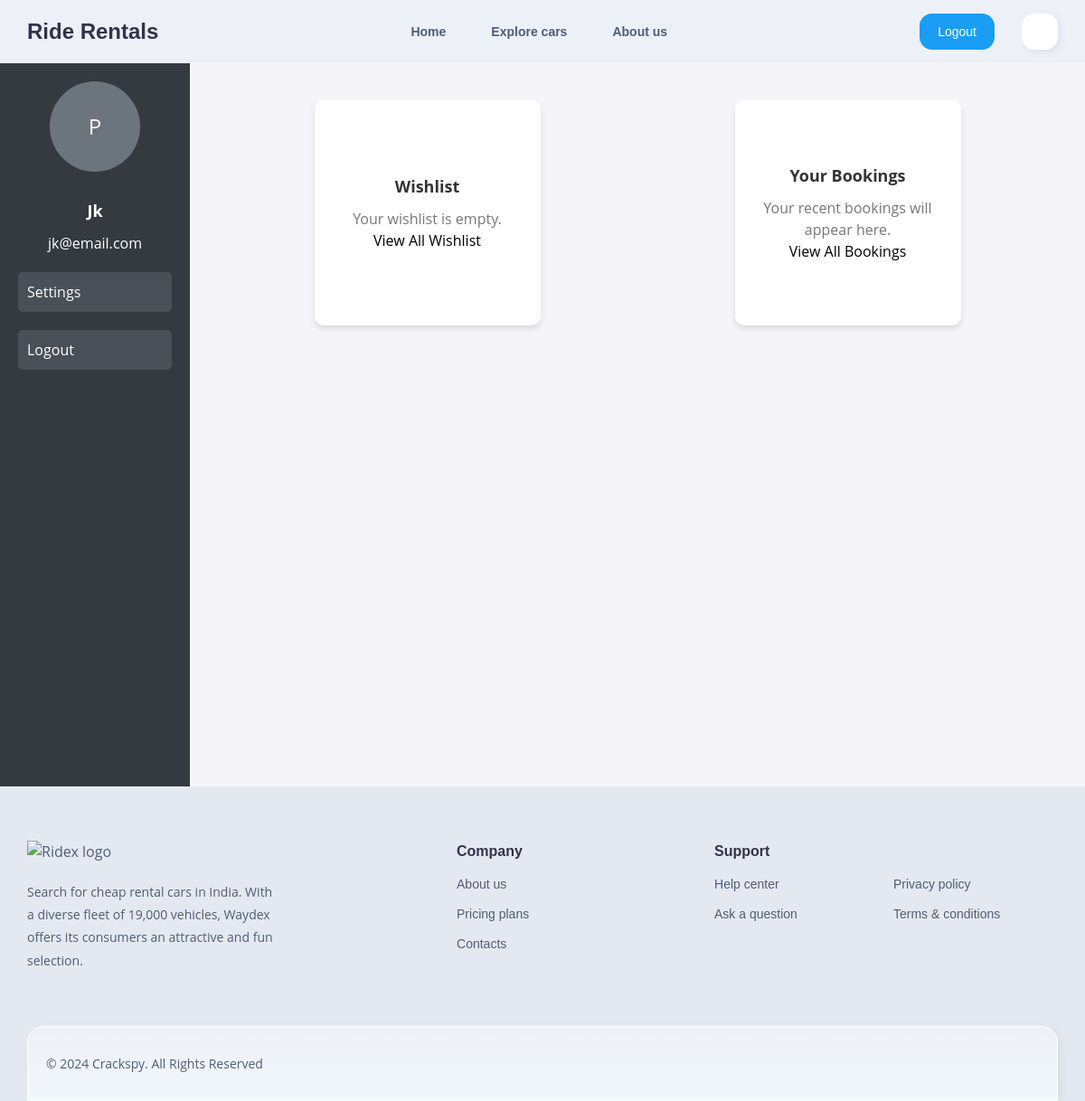
The app's page /profile/ (signed in), older data.
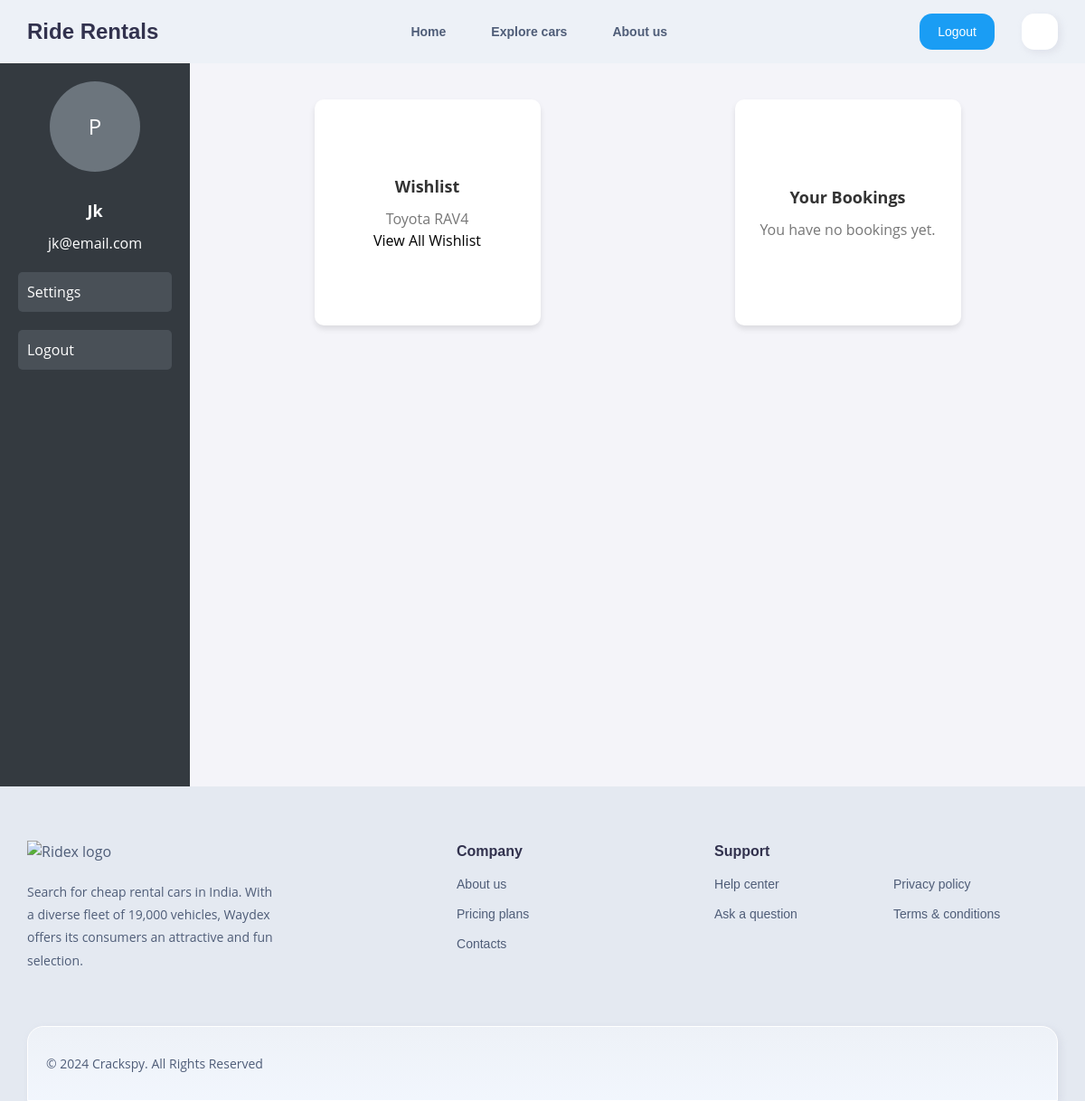
The same page, newer data.
### mainapp/models.py (models this page shows, shortened)
class Wishlist(models.Model):
    user = models.ForeignKey(User, on_delete=models.CASCADE)  # ForeignKey to User
    car = models.ForeignKey(Car_info, on_delete=models.CASCADE)  # ForeignKey to Car_info
    added_on = models.DateTimeField(auto_now_add=True)  # Timestamp when added to wishlist
    class Meta:
        unique_together = ('user', 'car')  # Ensures a user cannot add the same car twice

class Car_info(models.Model):
    img = models.ImageField(upload_to="car_pics")
    name = models.CharField(max_length=50)
    year = models.IntegerField(default=2024)
    capacity = models.IntegerField(null=False)
    mileage = models.FloatField(null=False)
    engine = models.CharField(max_length=20)
    gear = models.CharField(max_length=20)
    available = models.BooleanField(default=True)
    price = models.FloatField(default=0.0)
    slug = models.SlugField(max_length=100, unique=True, blank=True)  # Adjust length as needed

### mainapp/views.py (the view)
# urls.py: path('profile/', views.profile_dashboard, name='profile'),
@login_required
def profile_dashboard(request):
    user = request.user
    bookings = Booking.objects.filter(cus_username=user)  # Fetch bookings associated with the user
    wishlist_items = Wishlist.objects.filter(user=user)  # Fetch wishlist items
    return render(request, 'mainapp/profile.html', {
        'user': user,
        'bookings': bookings,
        'wishlist_item': wishlist_items.first(),  # Assuming only one item is shown as an example
        'all_wishlist_items': wishlist_items,
    })

### templates/mainapp/profile.html (shortened to what this page needs)
{% extends 'mainapp/base.html' %}
{% load static %}
{% block content %}
  <div class="dashboard-container">
    <div class="sidebar">
      <div class="profile-icon">P</div>
      <h5 class="usrname m-b-10 fz-18">{{ user.username| title }}</h5>
      <p class="email m-b-10">{{ user.email }}</p>
      <button>Settings</button>
      <button>Logout</button>
    </div>
    <div class="content">
      <div class="card">
        <h5>Wishlist</h5>
        {% if wishlist_item %}
          <p>{{ wishlist_item.car.name }}</p>
        {% else %}
          <p>Your wishlist is empty.</p>
        {% endif %}
        <button onclick="openWishlistPopup()">View All Wishlist</button>
      </div>
      <div class="card">
        <h5>Your Bookings</h5>
        {% if bookings %}
          <p>Your recent bookings will appear here.</p>
          <button onclick="openBookingPopup()">View All Bookings</button>
        {% else %}
          <p>You have no bookings yet.</p>
        {% endif %}
      </div>
    </div>
  </div>
{% endblock %}

### templates/mainapp/base.html (shortened to what this page needs)
{% load static %}
<!DOCTYPE html>
<html lang="en">
<head>
    <link rel="stylesheet" href="{% static 'mainapp/css/base-style.css' %}">
      <link rel="stylesheet" href="{% static 'mainapp/css/fonts.css' %}">
</head>
<body>
  <header class="header" data-header>
    <div class="header-container">
      <a href="#" class="logo">
        <span
        style="
            text-decoration: none;
            color: var(--space-cadet);
            font-family: var(--ff-nunito);
            font-size: var(--fs-3);
            font-weight: bold;">
            Ride Rentals</span>
      </a>
      <nav class="navbar" data-navbar>
        <ul class="navbar-list">
          <li>
            <a href="{% url 'home' %}" class="navbar-link" data-nav-link>Home</a>
          </li>
          {% if user.is_authenticated %}
              <li>
                <a href="{% url 'explore_cars' %}" class="navbar-link" data-nav-link>Explore cars</a>
              </li>
          {% else %}
              <li>
                <a href="{% url 'home' %}/#featured-car" class="navbar-link" data-nav-link>Explore cars</a>
              </li>
          {% endif %}
          <li>
            <a href="#" class="navbar-link" data-nav-link>About us</a>
          </li>
        </ul>
      </nav>
      <div class="header-actions">
        {% if user.is_authenticated %}
          <a href="{% url 'logout' %}" class="head-btn" aria-labelledby="aria-label-txt">
            <span id="aria-label-txt">Logout</span>
          </a>
          <a href="{% url 'profile' %}" class="head-btn user-btn" aria-label="Profile">
          </a>
        {% else %}
          <a href="{% url 'auth' %}" class="head-btn" aria-labelledby="aria-label-txt">
            <ion-icon name="car-outline"></ion-icon>
            <span id="aria-label-txt">Login</span>
          </a>
        {% endif %}
      </div>
    </div>
  </header>
  {% block content %} {% endblock %}
  <footer class="footer">
    <div class="footer-container">
      <div class="footer-top">
        <div class="footer-brand">
          <a href="#" class="logo">
            <img src="{% static 'mainapp/images/home/logo.svg' %}" alt="Ridex logo">
          </a>
          <p class="footer-text">
            Search for cheap rental cars in India. With a diverse fleet of 19,000 vehicles, Waydex offers its
            consumers an
            attractive and fun selection.
          </p>
        </div>
        <ul class="footer-list">
          <li>
            <p class="footer-list-title">Company</p>
          </li>
          <li>
            <a href="#" class="footer-link">About us</a>
          </li>
          <li>
            <a href="#" class="footer-link">Pricing plans</a>
          </li>
          <li>
            <a href="#" class="footer-link">Contacts</a>
          </li>
        </ul>
        <ul class="footer-list">
          <li>
            <p class="footer-list-title">Support</p>
          </li>
          <li>
            <a href="#" class="footer-link">Help center</a>
          </li>
          <li>
            <a href="#" class="footer-link">Ask a question</a>
          </li>
          <li>
            <a href="#" class="footer-link">Privacy policy</a>
          </li>
          <li>
            <a href="#" class="footer-link">Terms & conditions</a>
          </li>
        </ul>
      </div>
      <div class="footer-bottom">
        <p class="copyright">
          &copy; 2024 <a href="#">Crackspy</a>. All Rights Reserved
        </p>
      </div>
    </div>
  </footer>
</body>
</html>

### templates/mainapp/profile.html (style rules this page uses)
.dashboard-container { width: 100%; height: 100vh; background-color: #f4f4f9; display: flex; justify-content: flex-start; align-items: stretch; margin-top: 70px; }
.sidebar { width: 210px; height: 100%; background-color: #343a40; color: white; padding: 20px; display: flex; flex-direction: column; align-items: center; position: relative; }
.sidebar .profile-icon { width: 100px; height: 100px; border-radius: 50%; background-color: #6c757d; display: flex; align-items: center; justify-content: center; color: white; font-size: 24px; margin-bottom: 30px; cursor: pointer; }
.sidebar button { width: 100%; margin: 10px 0; background-color: #495057; border: none; color: white; padding: 10px; text-align: left; border-radius: 5px; cursor: pointer; font-size: 16px; }
.content { flex: 1; padding: 30px; display: flex; flex-wrap: wrap; justify-content: space-around; }
.card { width: 250px; height: 250px; background-color: white; padding: 20px; border-radius: 10px; box-shadow: 0 4px 6px rgba(0, 0, 0, 0.1); text-align: center; margin: 10px; display: flex; flex-direction: column; justify-content: center; align-items: center; }
.card h5 { margin-bottom: 10px; color: #333; font-size: 18px; }
.card p { color: #777; }
.usrname { font-size: 18px; }
.usrname, .email { word-wrap: break-word; overflow-wrap: break-word; word-break: break-word; margin-bottom: 10px; }

Row changes from the older to the newer data that the page shows:
added Wishlist: car.name "Toyota RAV4"
Text that changed along with them:
text no longer shown: "Your wishlist is empty. Your recent bookings will appear here. View All Bookings"
text now shown: "You have no bookings yet."
